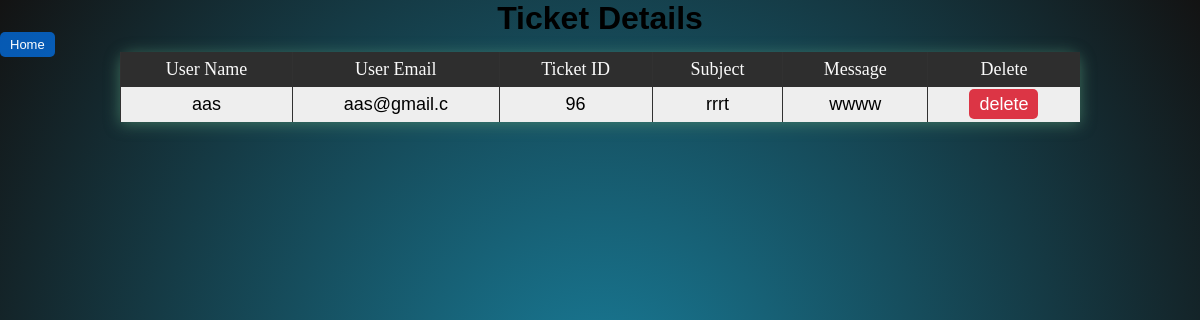
The page /ticketConnect.php on the database its author committed.
### tables this page shows
CREATE TABLE `ticketsnew` (
  `usersName` varchar(11) NOT NULL,
  `usersEmail` varchar(11) NOT NULL,
  `ticketId` int(11) NOT NULL,
  `subject` varchar(11) NOT NULL,
  `message` varchar(30) NOT NULL
);

### ticketConnect.php (the view, shortened to what this page needs)
<head>
  <link rel="stylesheet" href="assets\css\style.css">
</head>
<?php
$dbServer = "localhost";
$dbUser = "root";
$dbPass = "";
$database = "customer_support_system";
$conn = mysqli_connect($dbServer, $dbUser, $dbPass, $database);
echo "<center><h1>Ticket Details</h1></center>";
$sql = "SELECT * FROM ticketsnew";
$result = mysqli_query($conn, $sql);
echo "<table>";
echo "<tr><th>User Name</th><th>User Email</th><th>Ticket ID</th><th>Subject</th><th>Message</th><th>Delete</th></tr>";
while ($row = mysqli_fetch_assoc($result)) {
    echo "<tr>";
    echo "<td>" . $row["usersName"] . "</td>";
    echo "<td>" . $row["usersEmail"] . "</td>";
    echo "<td>" . $row["ticketId"] . "</td>";
    echo "<td>" . $row["subject"] . "</td>";
    echo "<td>" . $row["message"] . "</td>";
    echo "<td><a href='ticketConnect.php?id=" . $row["usersName"] . "' class='btn-delete'>delete</a></td>";
   echo "</tr>";
}
echo '<a href="AdminP.php" class="btn-home">Home</a><br>';
echo "</table>";
?>

### assets/css/style.css (style rules this page uses)
* { margin: 0; padding: 0; font-family: 'Work Sans', sans-serif; font-size: 18px; }
h1 { color: rgb(0, 0, 0); font-size: xx-large; }
.btn-delete { background-color: #dc3545; color: #fff; border: none; padding: 5px 10px; cursor: pointer; text-decoration: none; border-radius: 5px; }
.btn-home { background-color: #007bffab; color: #fff; border: none; padding: 5px 10px; cursor: pointer; font-size: small; text-decoration: none; border-radius: 5px; }
table { margin:0 auto; width: 80%; border-collapse: collapse; border-spacing: 0; box-shadow: 0 2px 15px rgba(83, 147, 115, 0.66); border-radius: 12px 12px 0 0; margin-bottom: 30px; }
td, th { padding: 7px 16px; text-align: center; border-left: 1px solid #313131; }
th { background-color: #000000d0; color: #fafafa; font-family:'Raleway Semibold'; font-weight:lighter; }
tr { width: 100%; background-color: #fafafa; font-family:'Times New Roman', Times, serif; }
tr:nth-child(even) { background-color: #eeeeee; }

### rows shown on the page
ticketsnew: usersName "aas", usersEmail "aas@gmail.c", ticketId "96", subject "rrrt", message "wwww"
